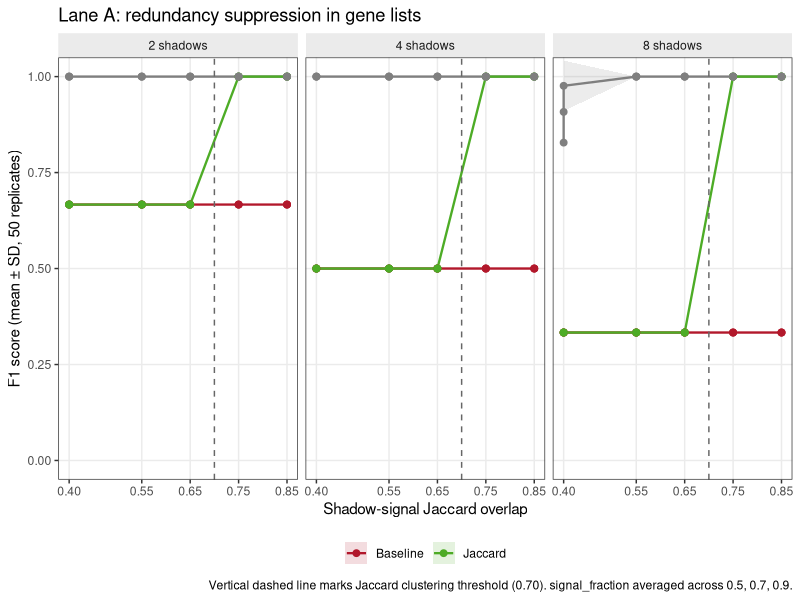
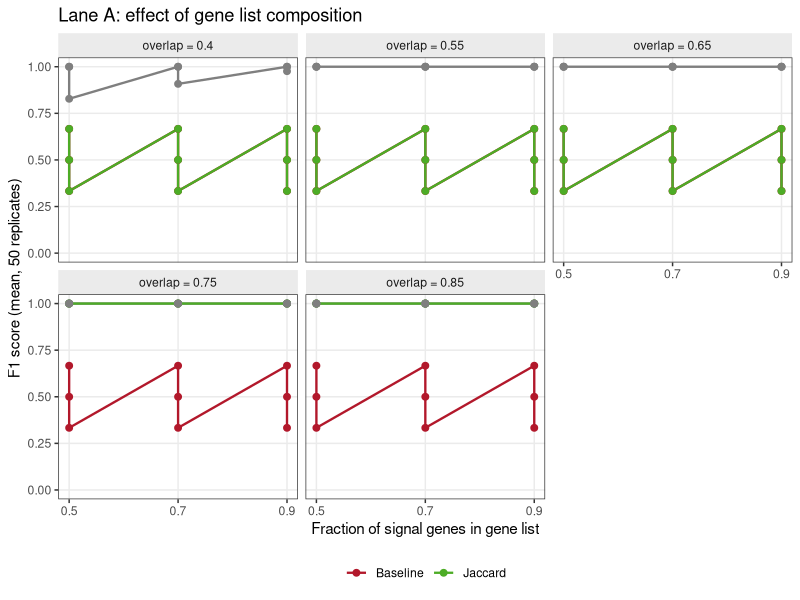
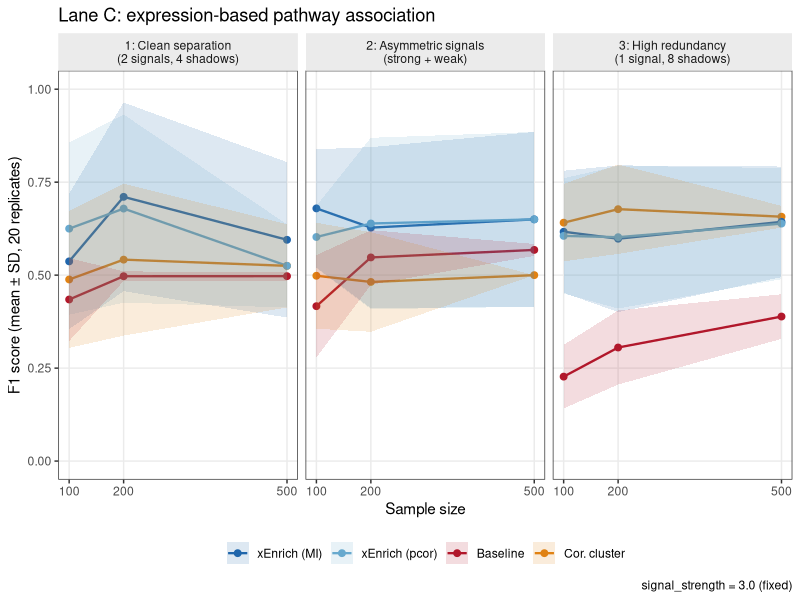
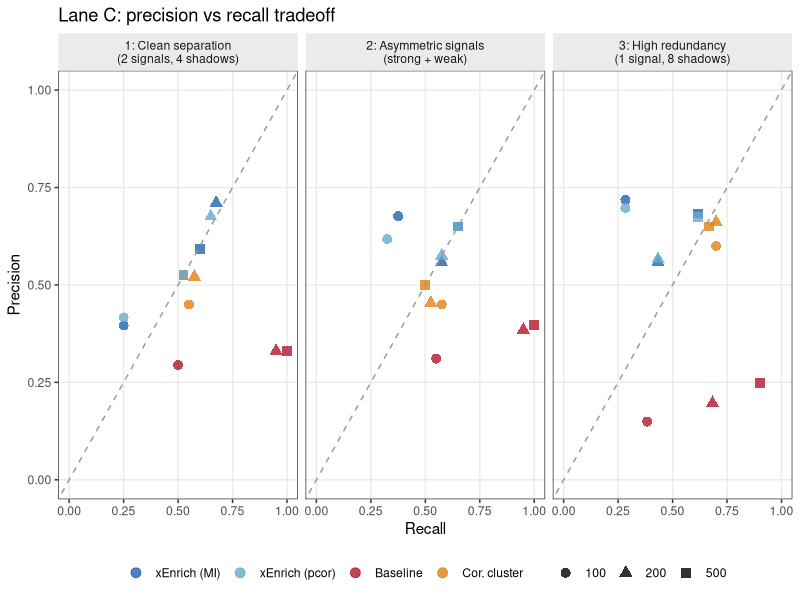
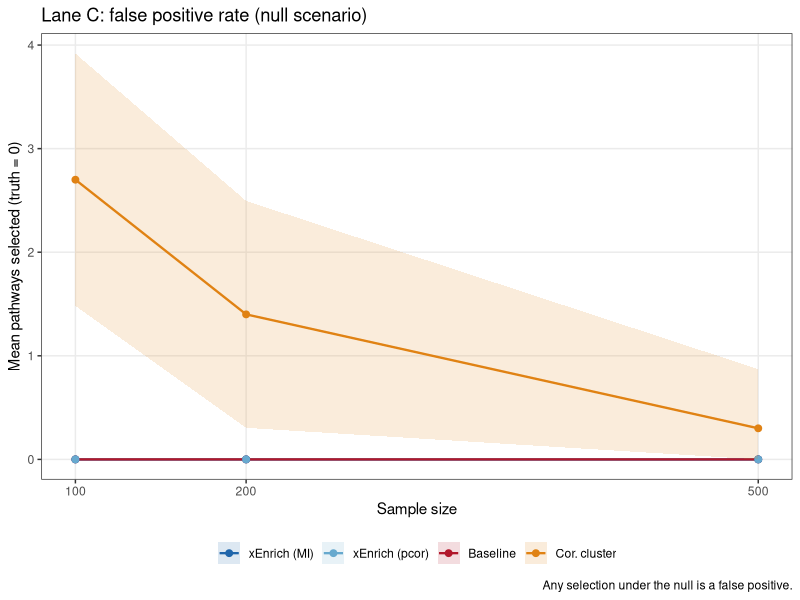
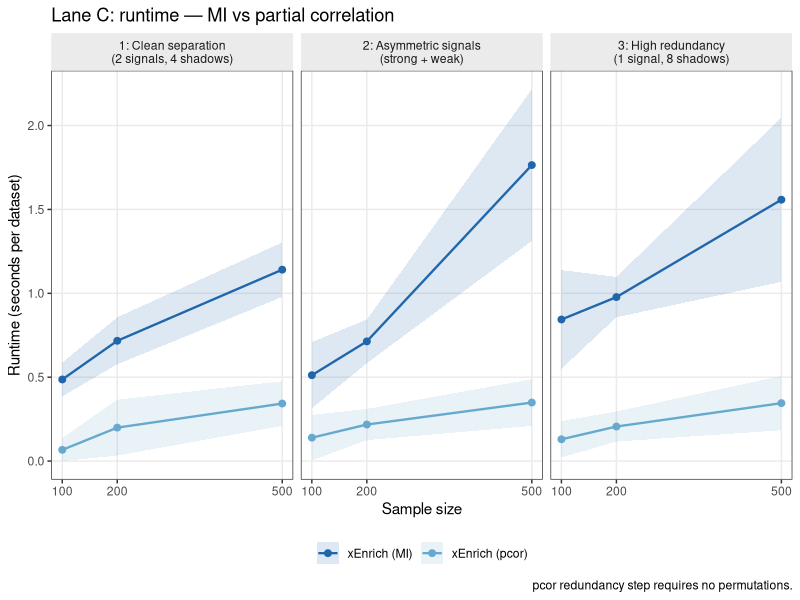

The R source for these figures, in order:
# =============================================================================
# Benchmark results visualisation — xEnrich
#
# Produces publication-quality figures for Lane A and Lane C separately.
# Lane A and C have different grid structures and cannot be combined.
#
# Figures saved to benchmarks/results/figures/
#
# Run from package root after both benchmark scripts have completed:
#   source("benchmarks/summarise_results.R")
# =============================================================================

library(ggplot2)

dir.create("benchmarks/results/figures", showWarnings = FALSE, recursive = TRUE)

METHOD_COLOURS <- c(
  "xEnrich (MI)"   = "#2166AC",
  "xEnrich (pcor)" = "#67A9CF",
  "Baseline"       = "#B2182B",
  "Jaccard"        = "#4DAC26",
  "Cor. cluster"   = "#E08214"
)

theme_bench <- function() {
  theme_bw(base_size = 11) +
    theme(
      panel.grid.minor  = element_blank(),
      strip.background  = element_rect(fill = "grey92", colour = NA),
      legend.position   = "bottom",
      legend.title      = element_blank()
    )
}

save_fig <- function(p, filename, width = 7, height = 5) {
  path <- file.path("benchmarks/results/figures", filename)
  png(path, width = width, height = height, units = "in", res = 300)
  print(p)
  dev.off()
  cat(sprintf("Saved: %s\n", path))
}


# =============================================================================
# LANE A
# =============================================================================

lane_A <- read.csv("benchmarks/results/lane_A_summary.csv",
                   stringsAsFactors = FALSE)

lane_A$method_label <- factor(
  lane_A$method,
  levels = c("xEnrich", "baseline_ORA", "jaccard"),
  labels = c("xEnrich", "Baseline", "Jaccard")
)

lane_A$shadow_label <- paste0("overlap = ", lane_A$shadow_overlap)
lane_A$shadows_label <- paste0(lane_A$n_shadows, " shadows")

cat("\n=== LANE A: F1 by method ===\n")
print(aggregate(f1_mean ~ method_label, data = lane_A,
                FUN = function(x) round(mean(x, na.rm = TRUE), 3)))

# ---- Figure A1: F1 vs shadow_overlap, faceted by n_shadows -----------------
p_A1 <- ggplot(lane_A,
               aes(x = shadow_overlap, y = f1_mean,
                   colour = method_label, group = method_label)) +
  geom_line(linewidth = 0.8) +
  geom_point(size = 2) +
  geom_ribbon(aes(ymin = f1_mean - f1_sd,
                  ymax = f1_mean + f1_sd,
                  fill = method_label),
              alpha = 0.15, colour = NA) +
  facet_wrap(~ shadows_label) +
  scale_colour_manual(values = METHOD_COLOURS) +
  scale_fill_manual(values   = METHOD_COLOURS) +
  scale_x_continuous(breaks = c(0.40, 0.55, 0.65, 0.75, 0.85)) +
  labs(
    title   = "Lane A: redundancy suppression in gene lists",
    x       = "Shadow-signal Jaccard overlap",
    y       = "F1 score (mean \u00b1 SD, 50 replicates)",
    caption = paste("Vertical dashed line marks Jaccard clustering threshold (0.70).",
                    "signal_fraction averaged across 0.5, 0.7, 0.9.")
  ) +
  geom_vline(xintercept = 0.70, linetype = "dashed",
             colour = "grey40", linewidth = 0.5) +
  coord_cartesian(ylim = c(0, 1)) +
  theme_bench()

save_fig(p_A1, "lane_A_f1_vs_overlap.png", width = 8, height = 4)

# ---- Figure A2: F1 vs signal_fraction, faceted by shadow_overlap -----------
p_A2 <- ggplot(lane_A,
               aes(x = signal_fraction, y = f1_mean,
                   colour = method_label, group = method_label)) +
  geom_line(linewidth = 0.8) +
  geom_point(size = 2) +
  facet_wrap(~ shadow_label) +
  scale_colour_manual(values = METHOD_COLOURS) +
  scale_x_continuous(breaks = c(0.5, 0.7, 0.9)) +
  labs(
    title = "Lane A: effect of gene list composition",
    x     = "Fraction of signal genes in gene list",
    y     = "F1 score (mean, 50 replicates)"
  ) +
  coord_cartesian(ylim = c(0, 1)) +
  theme_bench()

save_fig(p_A2, "lane_A_f1_vs_signal_fraction.png", width = 8, height = 4)


# =============================================================================
# LANE C
# =============================================================================

lane_C <- read.csv("benchmarks/results/lane_C_summary.csv",
                   stringsAsFactors = FALSE)

# Separate null scenario
lane_C_null   <- lane_C[lane_C$scenario == 4, ]
lane_C_signal <- lane_C[lane_C$scenario != 4, ]

lane_C_signal$method_label <- factor(
  lane_C_signal$method,
  levels = c("xEnrich", "xEnrich_pcor", "baseline", "cor_cluster"),
  labels = c("xEnrich (MI)", "xEnrich (pcor)", "Baseline", "Cor. cluster")
)

lane_C_signal$scenario_label <- factor(
  lane_C_signal$scenario,
  levels = 1:3,
  labels = c("1: Clean separation\n(2 signals, 4 shadows)",
             "2: Asymmetric signals\n(strong + weak)",
             "3: High redundancy\n(1 signal, 8 shadows)")
)

lane_C_null$method_label <- factor(
  lane_C_null$method,
  levels = c("xEnrich", "xEnrich_pcor", "baseline", "cor_cluster"),
  labels = c("xEnrich (MI)", "xEnrich (pcor)", "Baseline", "Cor. cluster")
)

cat("\n=== LANE C: F1 by method and scenario ===\n")
print(aggregate(f1_mean ~ method_label + scenario_label,
                data = lane_C_signal,
                FUN = function(x) round(mean(x, na.rm = TRUE), 3)))

cat("\n=== LANE C: False positives in null scenario (n_selected) ===\n")
print(lane_C_null[, c("method", "n_samples", "n_selected_mean", "n_selected_sd")])

# ---- Figure C1: F1 vs n_samples, faceted by scenario -----------------------
p_C1 <- ggplot(lane_C_signal,
               aes(x = n_samples, y = f1_mean,
                   colour = method_label, group = method_label)) +
  geom_line(linewidth = 0.8) +
  geom_point(size = 2) +
  geom_ribbon(aes(ymin = f1_mean - f1_sd,
                  ymax = f1_mean + f1_sd,
                  fill = method_label),
              alpha = 0.15, colour = NA) +
  facet_wrap(~ scenario_label) +
  scale_colour_manual(values = METHOD_COLOURS) +
  scale_fill_manual(values   = METHOD_COLOURS) +
  scale_x_continuous(breaks = c(100, 200, 500)) +
  labs(
    title   = "Lane C: expression-based pathway association",
    x       = "Sample size",
    y       = "F1 score (mean \u00b1 SD, 20 replicates)",
    caption = "signal_strength = 3.0 (fixed)"
  ) +
  coord_cartesian(ylim = c(0, 1)) +
  theme_bench()

save_fig(p_C1, "lane_C_f1_vs_nsamples.png", width = 9, height = 4)

# ---- Figure C2: Precision-recall by method and scenario --------------------
p_C2 <- ggplot(lane_C_signal,
               aes(x = recall_mean, y = precision_mean,
                   colour = method_label, shape = factor(n_samples))) +
  geom_point(size = 3, alpha = 0.8) +
  facet_wrap(~ scenario_label) +
  scale_colour_manual(values = METHOD_COLOURS) +
  scale_shape_manual(values = c(16, 17, 15),
                     name = "n_samples") +
  labs(
    title = "Lane C: precision vs recall tradeoff",
    x     = "Recall",
    y     = "Precision"
  ) +
  coord_cartesian(xlim = c(0, 1), ylim = c(0, 1)) +
  geom_abline(slope = 1, intercept = 0,
              linetype = "dashed", colour = "grey60") +
  theme_bench()

save_fig(p_C2, "lane_C_precision_recall.png", width = 9, height = 4)

# ---- Figure C3: False positive rate (null scenario) ------------------------
p_C3 <- ggplot(lane_C_null,
               aes(x = n_samples, y = n_selected_mean,
                   colour = method_label, group = method_label)) +
  geom_line(linewidth = 0.8) +
  geom_point(size = 2) +
  geom_ribbon(aes(ymin = pmax(0, n_selected_mean - n_selected_sd),
                  ymax = n_selected_mean + n_selected_sd,
                  fill = method_label),
              alpha = 0.15, colour = NA) +
  scale_colour_manual(values = METHOD_COLOURS) +
  scale_fill_manual(values   = METHOD_COLOURS) +
  scale_x_continuous(breaks = c(100, 200, 500)) +
  labs(
    title   = "Lane C: false positive rate (null scenario)",
    x       = "Sample size",
    y       = "Mean pathways selected (truth = 0)",
    caption = "Any selection under the null is a false positive."
  ) +
  coord_cartesian(ylim = c(0, NA)) +
  theme_bench()

save_fig(p_C3, "lane_C_null_fp_rate.png", width = 5, height = 4)

# ---- Figure C4: Runtime MI vs pcor -----------------------------------------
runtime_C <- lane_C_signal[
  lane_C_signal$method %in% c("xEnrich", "xEnrich_pcor"), ]
runtime_C$method_label <- factor(
  runtime_C$method,
  levels = c("xEnrich", "xEnrich_pcor"),
  labels = c("xEnrich (MI)", "xEnrich (pcor)")
)

p_C4 <- ggplot(runtime_C,
               aes(x = n_samples, y = runtime_s_mean,
                   colour = method_label, group = method_label)) +
  geom_line(linewidth = 0.8) +
  geom_point(size = 2) +
  geom_ribbon(aes(ymin = pmax(0, runtime_s_mean - runtime_s_sd),
                  ymax = runtime_s_mean + runtime_s_sd,
                  fill = method_label),
              alpha = 0.15, colour = NA) +
  facet_wrap(~ scenario_label) +
  scale_colour_manual(values = METHOD_COLOURS) +
  scale_fill_manual(values   = METHOD_COLOURS) +
  scale_x_continuous(breaks = c(100, 200, 500)) +
  labs(
    title   = "Lane C: runtime — MI vs partial correlation",
    x       = "Sample size",
    y       = "Runtime (seconds per dataset)",
    caption = "pcor redundancy step requires no permutations."
  ) +
  theme_bench()

save_fig(p_C4, "lane_C_runtime_mi_vs_pcor.png", width = 9, height = 4)

cat("\nDone. Figures in benchmarks/results/figures/\n")
